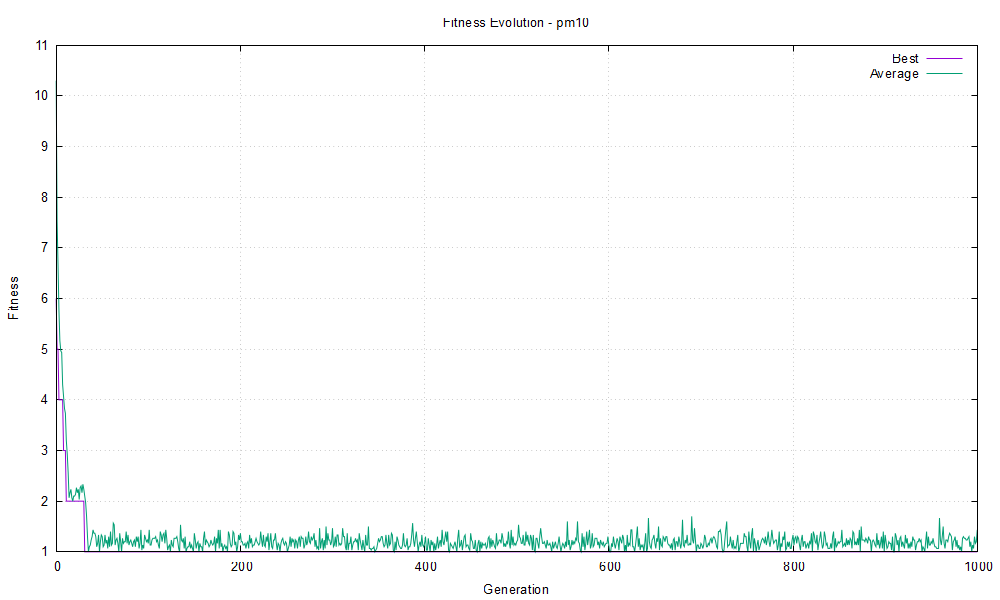

Source code (gnuplot):
set terminal pngcairo size 1000,600 enhanced font 'Arial,10'
set output 'plot_pm10.png'
set title 'Fitness Evolution - pm10'
set xlabel 'Generation'
set ylabel 'Fitness'
set grid
plot 'fitness_pm10.txt' using 1:2 with lines title 'Best', \
     'fitness_pm10.txt' using 1:3 with lines title 'Average'
